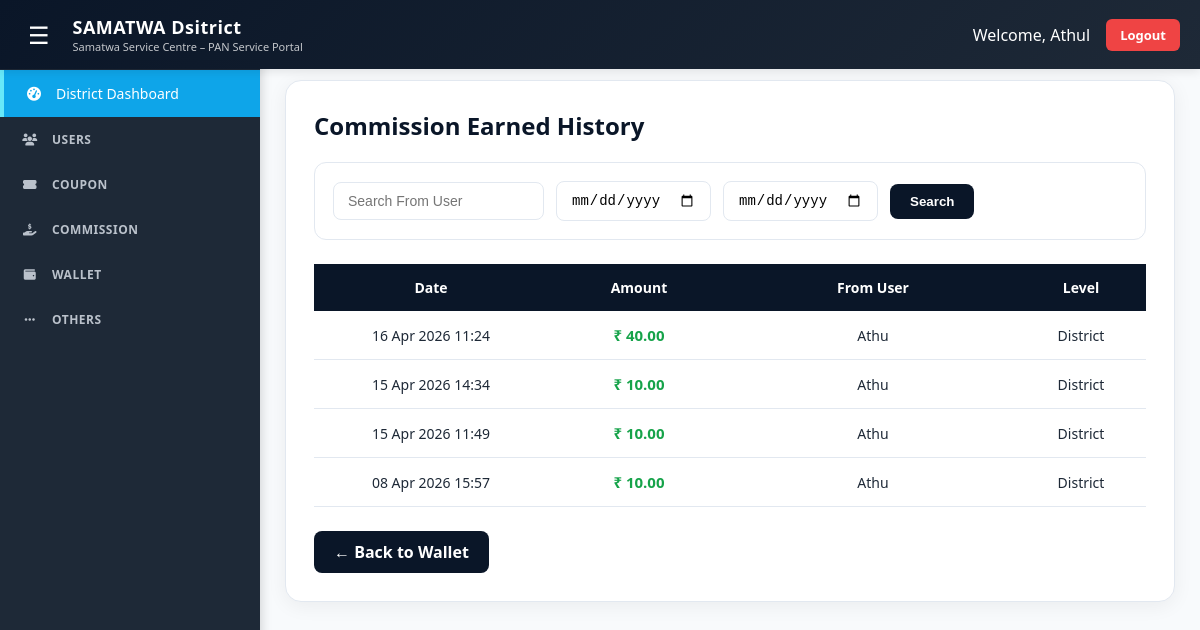
Screenshot of /commission/history/ (signed in) with the database file from the repository.
### panservice/models.py (models this page shows, shortened)
class User(AbstractUser):
    role = models.CharField(max_length=20, choices=ROLE_CHOICES, default='retailer')
    email = models.EmailField(unique=True)
    mobile = models.CharField(max_length=15, blank=True, null=True)
    status = models.CharField(max_length=20, default='active')
    is_email_verified = models.BooleanField(default=False)
    must_change_password = models.BooleanField(default=False)
    created_by = models.ForeignKey(
        'self',
        null=True,
        blank=True,
        on_delete=models.SET_NULL,
        related_name='created_users'
    )

class CommissionTransaction(models.Model):
    TXN_CHOICES = (
        ('credit', 'Credit'),
        ('debit', 'Debit'),
    )
    user = models.ForeignKey(User, on_delete=models.CASCADE, related_name='commissions_received')
    from_user = models.ForeignKey(
        User,
        on_delete=models.SET_NULL,
        null=True,
        blank=True,
        related_name='commission_generated'
    )
    coupon_request = models.ForeignKey(
        'CouponPurchase',
        on_delete=models.SET_NULL,
        null=True,
        blank=True
    )
    amount = models.DecimalField(max_digits=10, decimal_places=2)
    level = models.CharField(max_length=20)  # 'Admin', 'State', 'District'
    txn_type = models.CharField(max_length=10, choices=TXN_CHOICES, default="credit")
    created_at = models.DateTimeField(auto_now_add=True)

### panservice/views.py (the view)
# urls.py: path('commission/history/',views. commission_history, name='commission_history'),
@login_required
def commission_history(request):
    txns = request.user.commissions_received.order_by('-created_at')
    search = request.GET.get('search')
    start_date = request.GET.get('start_date')
    end_date = request.GET.get('end_date')
    if search:
        txns = txns.filter(from_user__username__icontains = search)
    if start_date:
        txns = txns.filter(created_at__date__gte = start_date)
    if end_date:
        txns = txns.filter(created_at__date__lte = end_date)
    return render(request, 'commission_history.html', {"txns": txns})

### panservice/templates/commission_history.html (shortened to what this page needs)
{% load static %}
<!DOCTYPE html>
<html lang="en">
<head>
    <link rel="stylesheet" href="https://cdnjs.cloudflare.com/ajax/libs/font-awesome/6.5.0/css/all.min.css">
</head>
<body>
    {% if request.user.role == 'admin' %}
        {% include 'partials/admin_topbar.html' %}
    {% elif request.user.role == 'state' %}
        {% include 'partials/state_topbar.html' %}
    {% elif request.user.role == 'district' %}
        {% include 'partials/district_topbar.html' %}
    {% else %}
        {% include 'partials/retailer_topbar.html' %}
    {% endif %}
    <div class="main-content">
        <div class="table-card">
            <h2>Commission Earned History</h2>
            <div class="filter-box">
                <form method="GET">
                    <input type="text" name="search" placeholder="Search From User" value="{{ request.GET.search }}">
                    <input type="date" name="start_date" value="{{ request.GET.start_date }}">
                    <input type="date" name="end_date" value="{{ request.GET.end_date }}">
                    <button type="submit">Search</button>
                </form>
            </div>
            <div class="table-wrapper">
                <table>
                    <tr>
                        <th>Date</th>
                        <th>Amount</th>
                        <th>From User</th>
                        <th>Level</th>
                    </tr>
                    {% for t in txns %}
                    <tr>
                        <td>{{ t.created_at|date:"d M Y H:i" }}</td>
                        <td class="amount">₹ {{ t.amount }}</td>
                        <td>
                            {% if t.from_user %}
                                {{ t.from_user.username }}
                            {% else %}
                                System
                            {% endif %}
                        </td>
                        <td>{{ t.level }}</td>
                    </tr>
                    {% empty %}
                    <tr>
                        <td colspan="4" style="padding: 50px; text-align:center; color:#64748b;">
                            No commissions yet
                        </td>
                    </tr>
                    {% endfor %}
                </table>
            </div>
            <a href="{% url 'my_commission_wallet' %}" class="back-btn">
                ← Back to Wallet
            </a>
        </div>
    </div>
</body>
</html>

### panservice/templates/partials/district_topbar.html (shortened to what this page needs)
{% load static %}
<!DOCTYPE html>
<html lang="en">
<head>
    <link rel="stylesheet" href="https://cdnjs.cloudflare.com/ajax/libs/font-awesome/6.5.0/css/all.min.css">
</head>
<body>
    <div class="top-header">
        <div style="display: flex; align-items: center; gap: 15px;">
            <span class="menu-toggle" id="menuToggle">☰</span>
            <div>
                <h4>SAMATWA Dsitrict</h4>
                <small>Samatwa Service Centre – PAN Service Portal</small>
            </div>
        </div>
        <div class="top-right">
            <span>Welcome, {{ request.user.username }}</span>
            <a href="{% url 'logout' %}" class="logout-btn">Logout</a>
        </div>
    </div>
    <nav class="sidebar" id="sidebar">
        <ul>
            <li class="dropdown">
                <a href="{% url 'district_dashboard' %}" class="active">
                    <i class="fas fa-tachometer-alt"></i>
                    <span> District Dashboard</span>
                </a>
            </li>
            <li class="dropdown">
                <a href="#" class="dropdown-header">
                    <i class="fas fa-users"></i>
                    <span>USERS</span>
                </a>
            </li>
            <li class="dropdown">
                <a href="#" class="dropdown-header">
                    <i class="fas fa-ticket-alt"></i>
                    <span>COUPON</span>
                </a>
            </li>
            <li class="dropdown">
                <a href="#" class="dropdown-header">
                    <i class="fas fa-hand-holding-dollar"></i>
                    <span>COMMISSION</span>
                </a>
            </li>
            <li class="dropdown">
                <a href="#" class="dropdown-header">
                    <i class="fas fa-wallet"></i>
                    <span>WALLET</span>
                </a>
            </li>
            <li class="dropdown">
                <a href="#" class="dropdown-header">
                    <i class="fas fa-ellipsis-h"></i>
                    <span>OTHERS</span>
                </a>
            </li>
        </ul>
    </nav>
</body>
</html>

### panservice/templates/commission_history.html (style rules this page uses)
:root { --navy: #0a1628; --gold: #d4a843; --bg: #f0f7ff; --card-bg: #ffffff; --border: #e2e8f0; --text: #1a2a3a; --green: #16a34a; }
* { box-sizing: border-box; margin: 0; padding: 0; }
body { font-family: 'Sora', sans-serif; background: var(--bg); color: var(--text); min-height: 100vh; }
.main-content { padding: 80px 24px 40px; }
.table-card { background: var(--card-bg); padding: 28px; border-radius: 16px; border: 1.5px solid var(--border); box-shadow: 0 4px 20px rgba(0,0,0,0.06); width: 100%; max-width: 1050px; margin: 0 auto; }
h2 { font-size: 24px; font-weight: 700; color: var(--navy); margin-bottom: 20px; }
.filter-box { background: var(--card-bg); padding: 18px; border-radius: 12px; border: 1px solid var(--border); margin-bottom: 24px; }
.filter-box form { display: flex; flex-wrap: wrap; gap: 12px; align-items: center; }
.filter-box input { padding: 10px 14px; border: 1px solid var(--border); border-radius: 8px; font-size: 14px; }
.filter-box button { padding: 10px 20px; background: var(--navy); color: white; border: none; border-radius: 8px; font-weight: 600; cursor: pointer; transition: all 0.3s; }
.table-wrapper { width: 100%; overflow-x: auto; }
table { width: 100%; border-collapse: collapse; font-size: 14px; table-layout: fixed; background: white; }
th { background: var(--navy); color: white; padding: 14px 12px; font-weight: 600; text-align: center; }
td { padding: 14px 12px; text-align: center; border-bottom: 1px solid var(--border); }
th:nth-child(1), td:nth-child(1) { width: 180px; }
th:nth-child(2), td:nth-child(2) { width: 140px; }
th:nth-child(3), td:nth-child(3) { width: 220px; }
th:nth-child(4), td:nth-child(4) { width: 100px; }
.amount { color: var(--green); font-weight: 600; font-size: 15px; }
.back-btn { display: inline-flex; align-items: center; gap: 8px; margin-top: 24px; padding: 10px 20px; background: var(--navy); color: white; text-decoration: none; border-radius: 8px; font-weight: 600; transition: all 0.3s; }

### panservice/templates/partials/district_topbar.html (style rules this page uses)
:root { --primary: #0ea5e9; --dark: #0f172a; --sidebar-bg: #1e2937; }
* { margin: 0; padding: 0; box-sizing: border-box; }
body { font-family: 'Segoe UI', Arial, sans-serif; background: #f8fafc; color: #1e2937; }
.top-header { background: linear-gradient(135deg, #0a1628, #1e2937); color: white; padding: 14px 20px; display: flex; justify-content: space-between; align-items: center; position: fixed; top: 0; left: 0; right: 0; z-index: 1000; box-shadow: 0 2px 10px rgba(0,0,0,0.1); }
.top-header h4 { margin: 0; font-size: 18px; font-weight: 700; letter-spacing: 0.5px; }
.top-header small { font-size: 11px; opacity: 0.75; display: block; }
.top-right { display: flex; align-items: center; gap: 16px; }
.menu-toggle { font-size: 24px; cursor: pointer; padding: 4px 8px; border-radius: 6px; transition: 0.3s; }
.logout-btn { background: #ef4444; color: white; padding: 7px 14px; border-radius: 6px; font-size: 13px; text-decoration: none; font-weight: 600; transition: 0.3s; }
.sidebar { position: fixed; top: 60px; left: 0; width: 260px; height: calc(100vh - 60px); background: var(--sidebar-bg); color: #e2e8f0; overflow-y: auto; transition: all 0.3s ease; z-index: 900; box-shadow: 2px 0 10px rgba(0,0,0,0.15); }
.sidebar ul { list-style: none; padding: 10px 0; }
.sidebar li { position: relative; }
.sidebar a, .sidebar .dropdown-header { display: flex; align-items: center; gap: 12px; padding: 14px 20px; color: #e2e8f0; text-decoration: none; font-size: 14px; font-weight: 500; transition: all 0.3s; }
.sidebar .dropdown-header { cursor: pointer; font-weight: 600; text-transform: uppercase; font-size: 12px; letter-spacing: 0.5px; opacity: 0.8; }
.sidebar i { width: 20px; text-align: center; }
.sidebar a.active { background: var(--primary); color: white; border-left: 4px solid #67e8f9; }
.main-content { margin-left: 260px; padding: 80px 25px 25px; transition: margin-left 0.3s ease; }

### rows the page displays
User: user.username "Athul"
CommissionTransaction: created_at "16 Apr 2026 11:24", amount "40.00", from_user.username "Athu", level "District"
CommissionTransaction: created_at "15 Apr 2026 14:34", amount "10.00", from_user.username "Athu", level "District"
CommissionTransaction: created_at "15 Apr 2026 11:49", amount "10.00", from_user.username "Athu", level "District"
CommissionTransaction: created_at "08 Apr 2026 15:57", amount "10.00", from_user.username "Athu", level "District"
